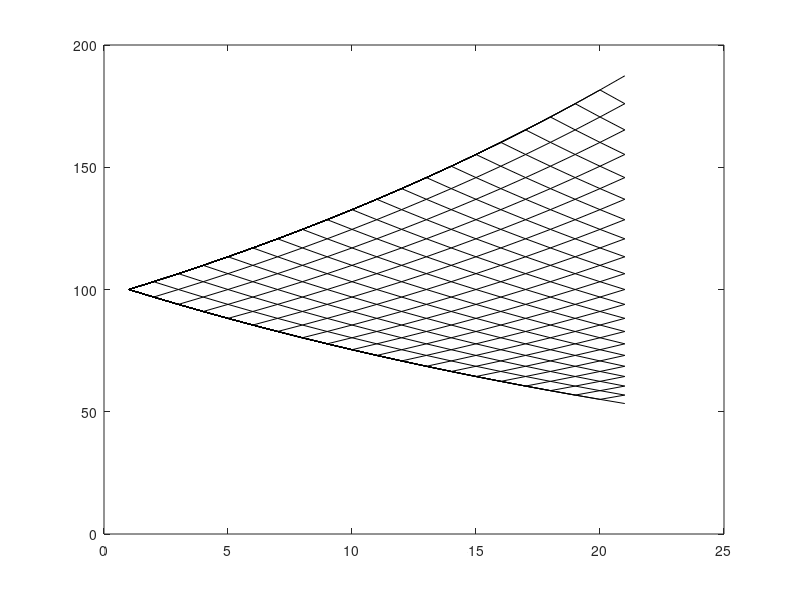

MATLAB code for this plot:
% Simdtree1.prg
% simulates a tree with N steps for graphical purposes.
% Parameters are S0, r, sig, T, N

r=0.1;
r=log(1+r);
T=180/365;
N=20;
D=T/N;
sig=0.2;
S0=100;
NSim=N;

uN=exp(sig*sqrt(D));
dN=exp(-sig*sqrt(D));
dv=dN*ones(1,NSim);
uv=uN*ones(1,NSim);

A=zeros(NSim,NSim);
for i = 1:NSim;
    va=[dv(1:i) uv(i+1:NSim)]; 
    A(i,:)=va
end
A=A';
St1=S0*cumprod(A);

B=zeros(NSim,NSim);
for i = 1:NSim;
    vb=[uv(1:i) dv(i+1:NSim)]; 
    B(i,:)=vb
end
B=B';
St2=S0*cumprod(B);

St=100*ones(1,2*NSim);
St=[St;[St1 St2]];
plot(St);
%axis([0 2 80 130]);
set(findobj('Type','line'),'Color','k')